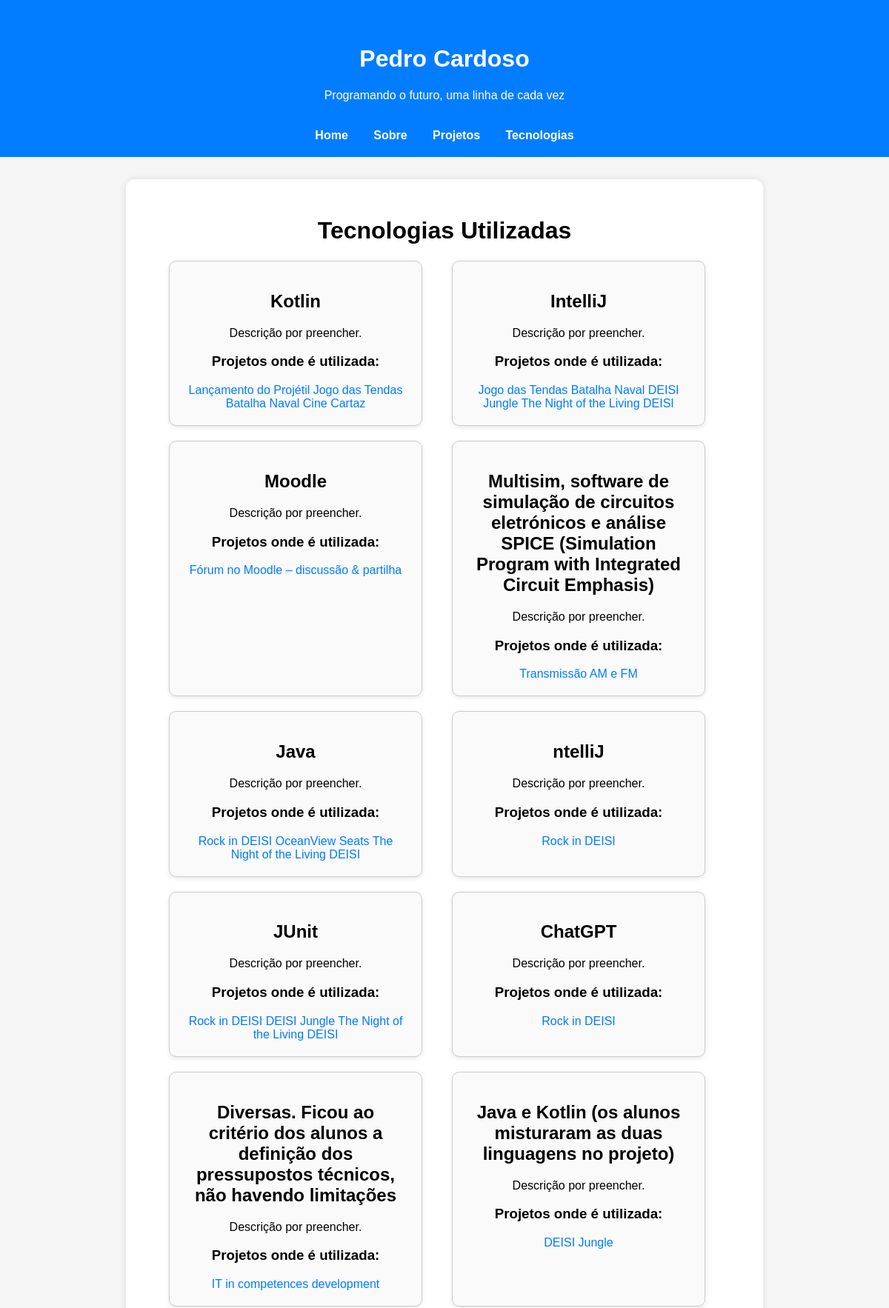
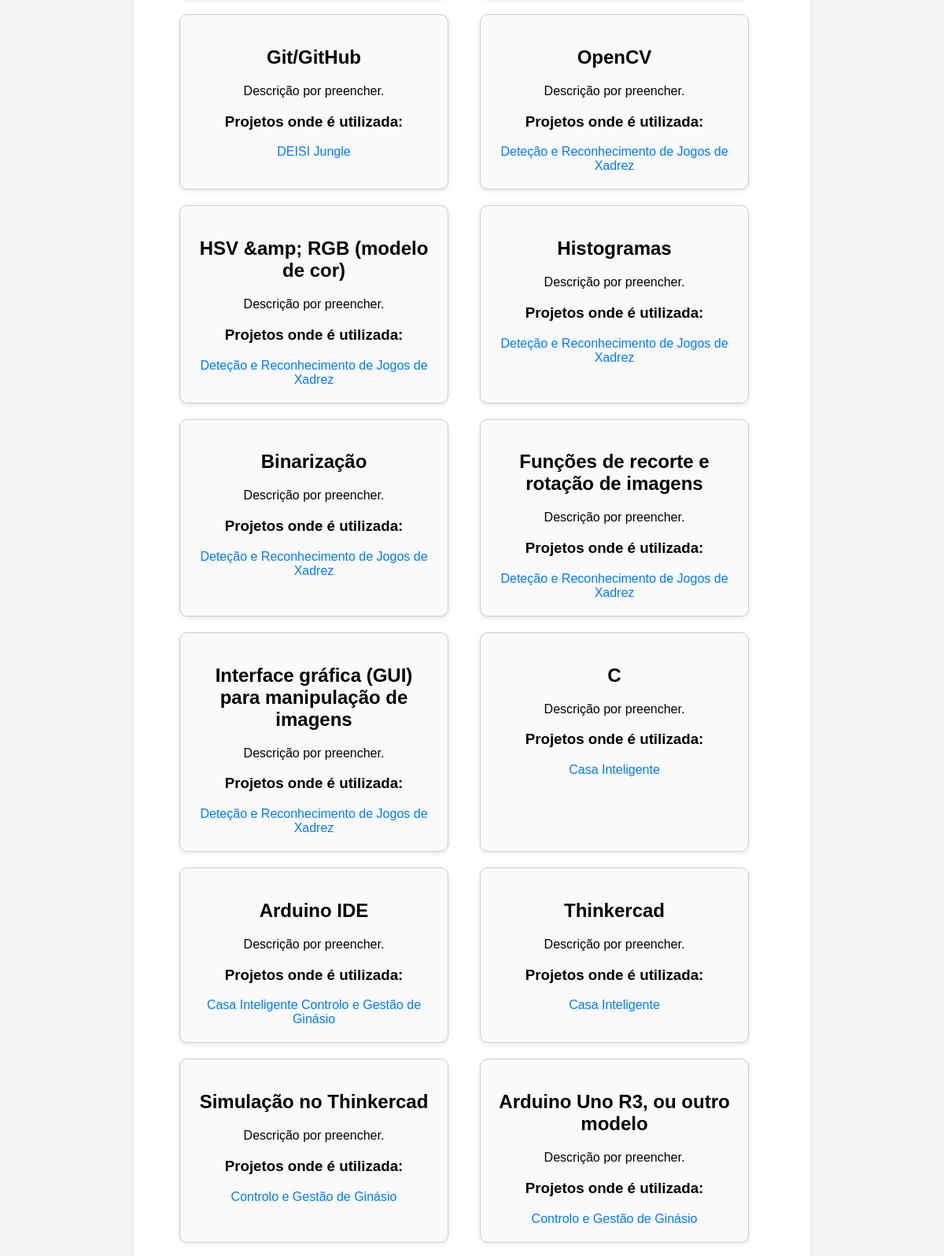
The app's page /portfolio/tecnologias/ (upper part) with its own data (2 pictures, top to bottom).
### portfolio/models.py (models this page shows, shortened)
class Tecnologia(models.Model):
    nome = models.CharField(max_length=255)
    logo = models.ImageField(upload_to='tecnologias/', null=True, blank=True)
    descricao = models.TextField()

class Projeto(models.Model):
    titulo = models.CharField(max_length=200)
    descricao = models.TextField()
    github_link = models.URLField(blank=True, null=True)
    video_demo_link = models.URLField(blank=True, null=True)
    conceitos_aplicados = models.TextField()
    disciplina = models.ForeignKey(Disciplina, on_delete=models.CASCADE, related_name='projetos')
    tecnologias = models.ManyToManyField(Tecnologia, related_name='projetos')

### portfolio/views.py (the view)
# urls.py: path('tecnologias/', views.lista_tecnologias, name='lista_tecnologias'),
def lista_tecnologias(request):
    tecnologias = Tecnologia.objects.prefetch_related('projetos')
    return render(request, 'portfolio/tecnologias.html', {'tecnologias': tecnologias})

### portfolio/templates/portfolio/tecnologias.html (shortened to what this page needs)
{% extends "portfolio/base.html" %}
{% block content %}
<h1 class="text-2xl font-bold mb-4">Tecnologias Utilizadas</h1>
<div class="tecnologia-container">
    {% for tecnologia in tecnologias %}
    <div class="tecnologia-card">
        <h2 class="text-xl font-semibold">{{ tecnologia.nome }}</h2>
        <p class="text-gray-700 mt-2">{{ tecnologia.descricao }}</p>
        <h3 class="font-semibold mt-3">Projetos onde é utilizada:</h3>
        {% for projeto in tecnologia.projetos.all %}
            <a>{{ projeto.titulo }}</a>
            {% empty %}
            <a>Nenhum projeto associado.</a>
            {% endfor %}
    </div>
    <br>
    {% endfor %}
</div>
{% endblock %}

### portfolio/templates/portfolio/base.html (style rules this page uses)
html, body { height: 100%; margin: 0; padding: 0; }
body { display: flex; flex-direction: column; min-height: 100vh; font-family: Arial, sans-serif; text-align: center; background-color: #f5f5f5; }

### portfolio/templates/portfolio/tecnologias.html (style rules this page uses)
.tecnologia-container { display: flex; flex-wrap: wrap; gap: 20px; justify-content: center; }
.tecnologia-card { border: 1px solid #ccc; border-radius: 10px; padding: 20px; width: 300px; background-color: #fafafa; box-shadow: 0 2px 6px rgba(0,0,0,0.1); }
.tecnologia-card a { color: #007BFF; text-decoration: none; }

### records on screen
Tecnologia: nome "Kotlin", descricao "Descrição por preencher."
Projeto: titulo "Lançamento do Projétil"
Projeto: titulo "Jogo das Tendas"
Projeto: titulo "Batalha Naval"
Projeto: titulo "Cine Cartaz"
Tecnologia: nome "IntelliJ", descricao "Descrição por preencher."
Projeto: titulo "DEISI Jungle"
Projeto: titulo "The Night of the Living DEISI"
Tecnologia: nome "Moodle", descricao "Descrição por preencher."
Projeto: titulo "Fórum no Moodle – discussão & partilha"
Tecnologia: nome "Multisim, software de simulação de circuitos eletrónicos e análise SPICE (Simulation Program with Integrated Circuit Emphasis)", descricao "Descrição por preencher."
Projeto: titulo "Transmissão AM e FM"
Tecnologia: nome "Java", descricao "Descrição por preencher."
Projeto: titulo "Rock in DEISI"
Projeto: titulo "OceanView Seats"
Tecnologia: nome "ntelliJ", descricao "Descrição por preencher."
Tecnologia: nome "JUnit", descricao "Descrição por preencher."
Tecnologia: nome "ChatGPT", descricao "Descrição por preencher."
Tecnologia: nome "Diversas. Ficou ao critério dos alunos a definição dos pressupostos técnicos, não havendo limitações", descricao "Descrição por preencher."
Projeto: titulo "IT in competences development"
Tecnologia: nome "Java e Kotlin (os alunos misturaram as duas linguagens no projeto)", descricao "Descrição por preencher."
Tecnologia: nome "Git/GitHub", descricao "Descrição por preencher."
Tecnologia: nome "OpenCV", descricao "Descrição por preencher."
Projeto: titulo "Deteção e Reconhecimento de Jogos de Xadrez"
Tecnologia: nome "HSV &amp; RGB (modelo de cor)", descricao "Descrição por preencher."
Tecnologia: nome "Histogramas", descricao "Descrição por preencher."
Tecnologia: nome "Binarização", descricao "Descrição por preencher."
Tecnologia: nome "Funções de recorte e rotação de imagens", descricao "Descrição por preencher."
Tecnologia: nome "Interface gráfica (GUI) para manipulação de imagens", descricao "Descrição por preencher."
Tecnologia: nome "C", descricao "Descrição por preencher."
Projeto: titulo "Casa Inteligente"
Tecnologia: nome "Arduino IDE", descricao "Descrição por preencher."
Projeto: titulo "Controlo e Gestão de Ginásio"
Tecnologia: nome "Thinkercad", descricao "Descrição por preencher."
Tecnologia: nome "Simulação no Thinkercad", descricao "Descrição por preencher."
Tecnologia: nome "Arduino Uno R3, ou outro modelo", descricao "Descrição por preencher."
